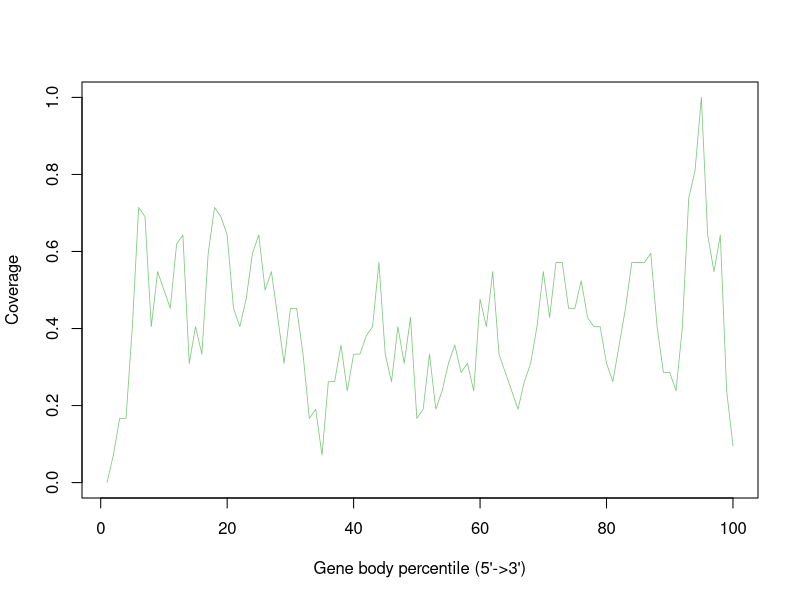

This figure's R source:
AAAACCGGGCATAligned.sortedByCoord.out.sorted <- c(0.0,0.0714285714286,0.166666666667,0.166666666667,0.404761904762,0.714285714286,0.690476190476,0.404761904762,0.547619047619,0.5,0.452380952381,0.619047619048,0.642857142857,0.309523809524,0.404761904762,0.333333333333,0.595238095238,0.714285714286,0.690476190476,0.642857142857,0.452380952381,0.404761904762,0.47619047619,0.595238095238,0.642857142857,0.5,0.547619047619,0.428571428571,0.309523809524,0.452380952381,0.452380952381,0.333333333333,0.166666666667,0.190476190476,0.0714285714286,0.261904761905,0.261904761905,0.357142857143,0.238095238095,0.333333333333,0.333333333333,0.380952380952,0.404761904762,0.571428571429,0.333333333333,0.261904761905,0.404761904762,0.309523809524,0.428571428571,0.166666666667,0.190476190476,0.333333333333,0.190476190476,0.238095238095,0.309523809524,0.357142857143,0.285714285714,0.309523809524,0.238095238095,0.47619047619,0.404761904762,0.547619047619,0.333333333333,0.285714285714,0.238095238095,0.190476190476,0.261904761905,0.309523809524,0.404761904762,0.547619047619,0.428571428571,0.571428571429,0.571428571429,0.452380952381,0.452380952381,0.52380952381,0.428571428571,0.404761904762,0.404761904762,0.309523809524,0.261904761905,0.357142857143,0.452380952381,0.571428571429,0.571428571429,0.571428571429,0.595238095238,0.404761904762,0.285714285714,0.285714285714,0.238095238095,0.404761904762,0.738095238095,0.809523809524,1.0,0.642857142857,0.547619047619,0.642857142857,0.238095238095,0.0952380952381)


pdf("AAAACCGGGCATAligned.sortedByCoord.out.bam.geneBodyCoverage.curves.pdf")
x=1:100
icolor = colorRampPalette(c("#7fc97f","#beaed4","#fdc086","#ffff99","#386cb0","#f0027f"))(1)
plot(x,AAAACCGGGCATAligned.sortedByCoord.out.sorted,type='l',xlab="Gene body percentile (5'->3')", ylab="Coverage",lwd=0.8,col=icolor[1])
dev.off()
